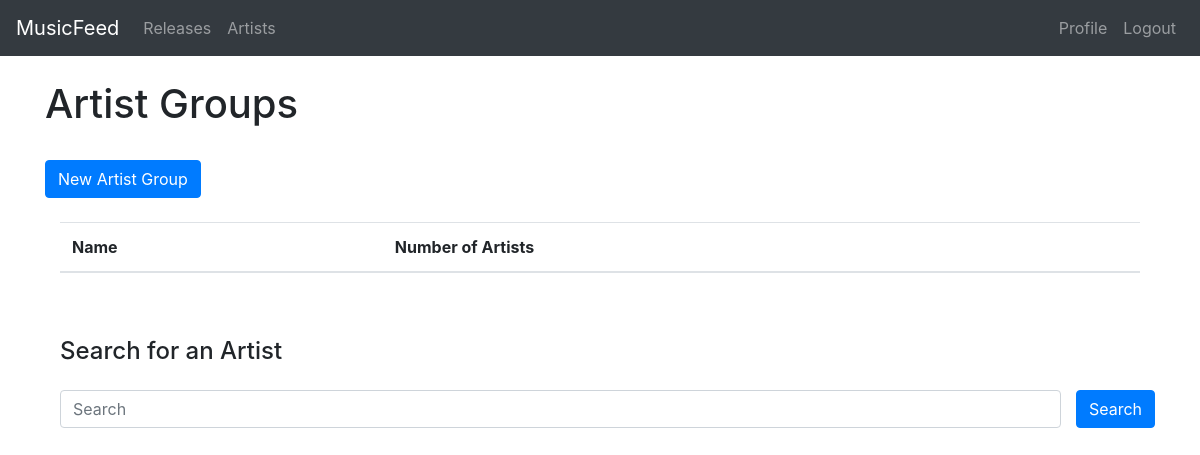
The app's page /artists/s/ (signed in), older data.
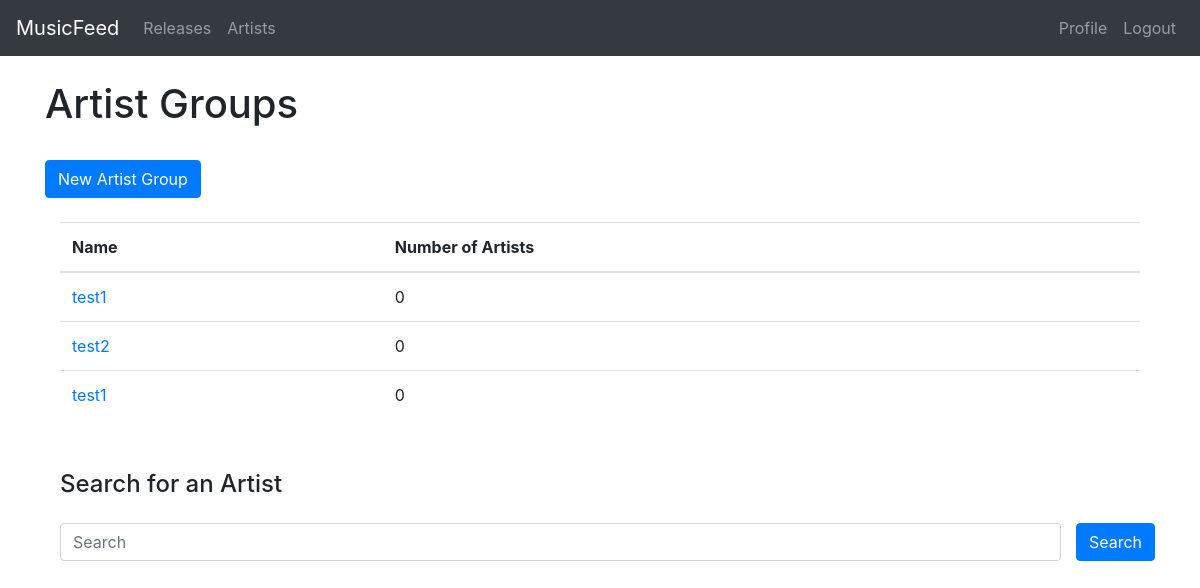
The same page, newer data.
### feed/models.py (models this page shows, shortened)
class ArtistGroup(models.Model):
    name = models.CharField(max_length=50)
    artists = models.ManyToManyField(Artist)
    author = models.ForeignKey(User, on_delete=models.CASCADE)

### feed/views.py (the view)
# urls.py: path('artists/s/', views.artists, name='feed-release-search'),
@login_required
def artists(request):
    groups = request.user.artistgroup_set.all()
    form_add = AddArtistToGroupForm(user=request.user)
    context = {
        'title':'Artists',
        'groups': groups,
        'form_add': form_add,
        'artists': None
    }
    if request.method == 'POST':
        print(request.POST)
        if 'save_add_artist' in request.POST:
            form_add = AddArtistToGroupForm(request.POST, user=request.user)
            print(form_add.errors)
            if form_add.is_valid():
                artist_data = json.loads(form_add.cleaned_data['artist_metadata'])
                artist = Artist(name=artist_data['name'], spotify_id = artist_data['id'], img_url = artist_data['images'][-1])
                artist.save()
                selected_groups = form_add.cleaned_data['groups']
                for g in selected_groups:
                    group = groups.filter(id=g).first()
                    group.artists.add(artist)
                    artist.artist_groups.add(group)
                return redirect('feed-artists')
    else:
        try:
            q = request.GET.get('q')
        except:
            q = None
        if q:
            results = spotify.artist_search(q)
            context['artists'] = results
    return render(request, 'feed/artists.html', context)

### feed/forms.py
class AddArtistToGroupForm(forms.Form):
    artist_metadata = forms.CharField(widget=forms.HiddenInput, required=True)
    def __init__(self, *args, **kwargs):
        self.user = kwargs.pop('user')
        super(AddArtistToGroupForm, self).__init__(*args, **kwargs)
        artistgroups = self.user.artistgroup_set.all()
        self.fields['groups'] = forms.MultipleChoiceField(widget=forms.CheckboxSelectMultiple(), choices=[(x.id, x.name) for x in artistgroups])
        self.fields['groups'].label = "Select Groups"

### feed/templates/feed/artists.html (shortened to what this page needs)
{% extends "feed/base.html" %}
{% load crispy_forms_tags %}
{% block content %}
    <div class="container">
        <div class="row mb-4">
            <h1>Artist Groups</h1>
        </div>
        <div class="row">
            <a class="btn btn-primary btn" href="{% url 'feed-new-group' %}" role="button">New Artist Group</a>
        </div>
    </div>
    <div class="container mt-4">
        <div class="artist-group-body">
            <table class="table">
                <thead>
                    <tr>
                        <th scope="col">Name</th>
                        <th scope="col">Number of Artists</th>
                    </tr>
                </thead>
                <tbody>
                    {% for group in groups %}
                        <tr>
                            <td><a href="{% url 'feed-group-detail' pk=group.id %}">{{ group.name }}</a></td>
                            <td>{{ group.artists.count }}</td>
                        </tr>
                    {% endfor %}
                </tbody>
            </table>
        </div>
    </div>
    <div class="container mt-5">
        <h4>Search for an Artist</h4>
        <form class="row my-4" action="{% url 'feed-release-search' %}" accept-charset="UTF-8">
            <div class="col">
                <input class="form-control" type="search" name="q" id="artistSearchInput" value="" placeholder="Search">
            </div>
            <div class="col-auto px-0">
                <input class="btn btn-primary" type="submit" value="Search">
            </div>
        </form>
    </div>
{% endblock content %}

### feed/templates/feed/base.html (shortened to what this page needs)
{% load static %}
<!DOCTYPE html>
<html lang='en'>
<head>
    <link rel="stylesheet" href="https://maxcdn.bootstrapcdn.com/bootstrap/4.0.0/css/bootstrap.min.css">
    <link rel="stylesheet" type="text/css" href="{% static 'feed/css/main.css' %}">
    <link rel="stylesheet" href="https://cdnjs.cloudflare.com/ajax/libs/font-awesome/4.7.0/css/font-awesome.min.css">
</head>
<body>
    <nav class="navbar navbar-expand-md navbar-dark bg-dark">
        <a href="/" class="navbar-brand">MusicFeed</a>
        <div class="collapse navbar-collapse" id="navbarMenu">
            <ul class="navbar-nav mr-auto">
                <li><a href="/" class="nav-link">Releases</a></li>
                <li><a href="{% url 'feed-artists' %}" class="nav-link">Artists</a></li>
            </ul>
            <div class="navbar-nav">
                {% if user.is_authenticated %}
                    <a href="{% url 'profile' %}" class="nav-link">Profile</a>
                    <a href="{% url 'logout' %}" class="nav-link">Logout</a>
                {% else %}
                    <a href="{% url 'login' %}" class="nav-link">Login</a>
                    <a href="{% url 'register' %}" class="nav-link">Register</a>
                {% endif %}
            </div>
        </div>
    </nav>
    <div class="container mt-4">
        {% block content %}{% endblock %}
    </div>
</body>
</html>

### feed/static/feed/css/main.css (style rules this page uses)
.artist-group-body { max-height: 200px; overflow-y: scroll; }

Row changes from the older to the newer data that the page shows:
added ArtistGroup: name "test1", artists.count "0"
added ArtistGroup: name "test2", artists.count "0"
added ArtistGroup: name "test1", artists.count "0"
